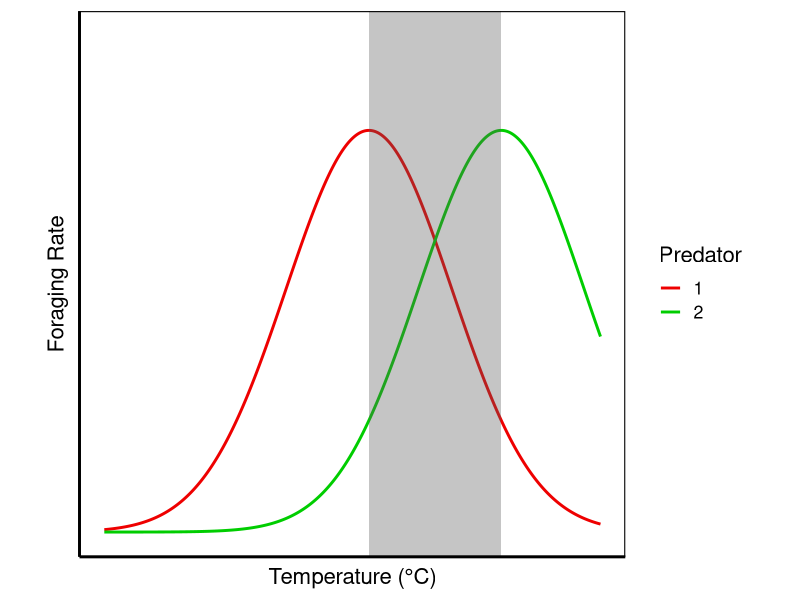

Recreate this plot in R.
## ---- chunk 1
library( ggplot2 )

## Thermal Performance Curve Functions

tpc.gauss <- function( a, T0, b, c ){
  a * exp( -0.5 * ( abs( T0 - b ) / c ) ^ 2 )
} # b is the center of the peak, a is the height, c is the width


# Generate some values for the plot
# For a gaussian fit, b is the center of the peak, a is the height, and c is the width
Temperature_1 = seq( 20, 36, by = 0.01 )
Scenario_1 <- tpc.gauss( a = 0.85, T0 = Temperature_1, b = 28, c = 2.5 )
Scenario_2 <- tpc.gauss( a = 0.85, T0 = Temperature_1, b = 32, c = 2.5 )
Scenname_1 <- rep( "1", length( Scenario_1 ) )
Scenname_2 <- rep( "2", length( Scenario_2 ) )
theory1 <- data.frame( Temperature_1, Scenario_1, Scenname_1 )
theory2 <- data.frame( Temperature_1, Scenario_2, Scenname_2 )
colnames( theory1 ) <- c( "Temperature", "PredRate", "Scenario" )
colnames( theory2 ) <- c( "Temperature", "PredRate", "Scenario" )
theory.dat <- rbind( theory1, theory2 )

# Plot it
tpc.plot <-  ggplot( data = theory.dat, aes( x = Temperature, y = PredRate, colour = Scenario ) ) +
  geom_line( size = 1 ) +
  annotate("rect", xmin = 28, xmax = 32, ymin = -0.5, ymax = Inf, alpha = 0.35) +
  scale_color_manual( "Predator", values = c( "red2", "green3" ), labels = c("1", "2") ) +
  xlab( "Temperature (°C)" ) +
  ylab( "Foraging Rate" ) +
  xlim( 20, 35 ) +
  coord_cartesian( ylim = c(0, 1.05)) +
  theme_classic( base_size = 16, base_line_size = 1 ) + 
  theme( axis.text = element_blank(),
         axis.ticks = element_blank(),
         panel.border = element_rect( color = "black", fill = NA, size = 0.75 ),
         aspect.ratio = 1 )

ggsave("../figs/theory.png", plot = tpc.plot, units = c( "mm" ), dpi = 300, bg = "white" )

